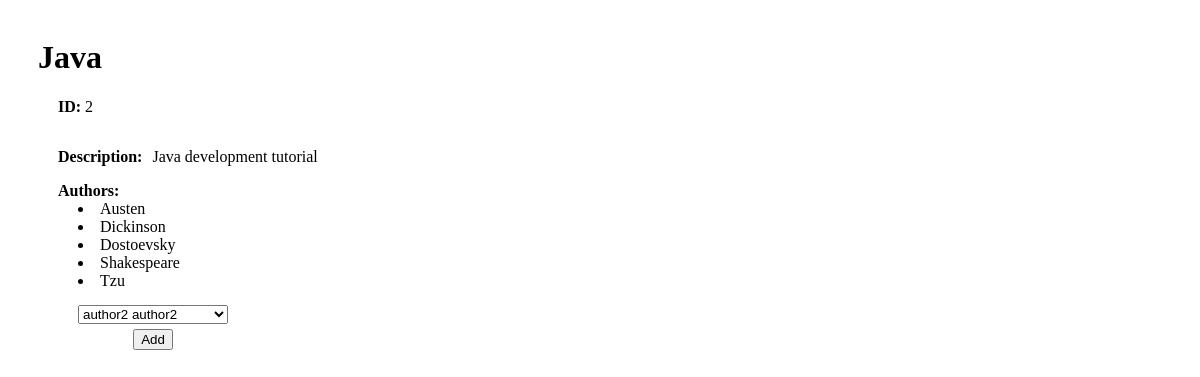
The page /books/2 on the database its author committed.
### books_authors_app/models.py (models this page shows)
class Book(models.Model):
    title = models.CharField(max_length=255)
    desc = models.TextField()
    created_at = models.DateTimeField(auto_now_add=True)
    updated_at = models.DateTimeField(auto_now=True)

class Author(models.Model):
    first_name = models.CharField(max_length=45)
    last_name = models.CharField(max_length=45)
    notes = models.TextField()
    created_at = models.DateTimeField(auto_now_add=True)
    updated_at = models.DateTimeField(auto_now=True)
    books = models.ManyToManyField(Book, related_name="authors")

### books_authors_app/views.py (the view)
# urls.py: path('books/<int:id>', views.show_book),
def show_book(request, id):
    context = {
        'book': models.get_book(id),
        'unauthors': models.get_unassigned_authors(),
    }
    return render(request, 'show_book.html', context)

### books_authors_app/models.py (called while the page is built)
def get_book(book_id):
    return Book.objects.get(id=book_id)

def get_author(author_id):
    return Author.objects.get(id=author_id)

def get_all_authors():
    return Author.objects.all()

def get_author_books(author_id):
    author = get_author(author_id)
    return author.books.all()

def get_unassigned_authors():
    authors = get_all_authors()
    unassigned_authors = []
    for author in authors:
        if len(get_author_books(author.id)) < 1:
            unassigned_authors.append(author)
    return unassigned_authors

### books_authors_app/templates/show_book.html (shortened to what this page needs)
<!DOCTYPE html>
<html lang="en">
<head>
    {% load static %}
    <link rel="stylesheet" type="text/css" href="{% static 'css/show_book_style.css' %}">
</head>
<body>
    <h1>{{ book.title }}</h1>
    <div id="main_container">
        <p id="book_id"><span id="book_id_title">ID:</span> {{ book.id }}</p>
        <div id="desc_container">
            <p id="book_desc_title">Description:</p>
            <p id="book_desc">{{ book.desc }}</p>
        </div>
        <li class="main_list_item">Authors:</li>
        {% for author in book.authors.all %}
        <li class="list_item">{{ author.fist_name }} {{ author.last_name }}</li>
        {% endfor %}
        <div id="add_container">
            <form id="add_form" action="/assign_book_author" method="post">
                <select name="author_id" id="author_id">
                    {% for unauthor in unauthors %}
                    <option value="{{ unauthor.id }}">{{ unauthor.first_name }} {{ unauthor.last_name }}</option>
                    {% endfor %}
                </select>
                <input type="submit" value="Add">
            </form>
        </div>
    </div>
</body>
</html>

### books_authors_app/static/css/show_book_style.css (style rules this page uses)
body { padding: 10px 30px; }
.list_item, #add_form { margin-left: 20px; }
.main_list_item { list-style: none; }
#main_container { margin-left: 20px; }
#desc_container { display: flex; gap: 10px; }
.main_list_item, #book_desc_title, #book_id_title { font-weight: bold; }
#add_container { width: 150px; margin-left: 10px; }
#add_form { margin-top: 15px; display: flex; flex-direction: column; align-items: center; }
#author_id { margin-bottom: 5px; width: 150px; }

### rows shown on the page
Book: title "Java", id "2", desc "Java development tutorial"
Author: last_name "Austen"
Author: last_name "Dickinson"
Author: last_name "Dostoevsky"
Author: last_name "Shakespeare"
Author: last_name "Tzu"

### other values the page prints
form field author_id "author2 author2"
